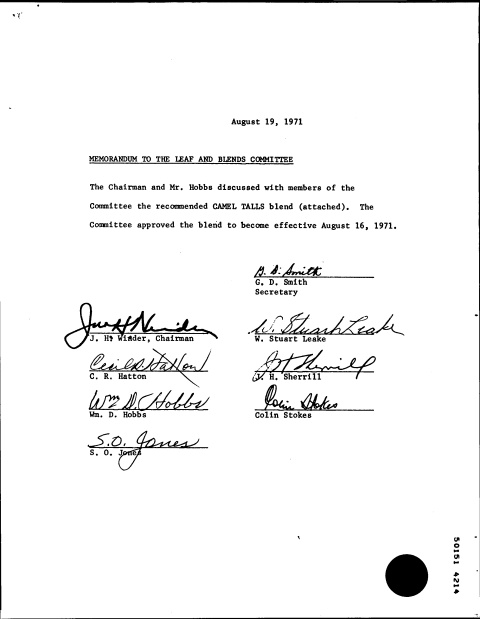
#> input picture tobacco_data_zhugy/tobacco_yolo_format1/images/agw39d00.jpg, 480 x 619 px, given as the content of the folder /content/drive/MyDrive/gan_signdata_kaggle/A/, which was not available
$ jupyter execute --allow-errors signatureCleaning.ipynb   (shell and % lines are left out)
#> lines starting #> are read from the running program, lines starting #| are printed output that depends on the picture; after the words box and inside, x2 and y2 are one past the last pixel; in counts of white or black regions, pixels touching at a corner belong together; pictures that were not available may be replaced by others from this repository, and a replacement may not be noted
[cell 1]
import cv2
import os
import numpy as np
import matplotlib as plt
import shutil, sys

[cell 2]
def add_random_straight_lines(image,height, width):

    num_lines = np.random.randint(1, 5) # number of lines to be added
    y0 = int(height/num_lines) # gap/width between each lines
    for i in range(num_lines):
        line_thickness = np.random.randint(1, 5)
        x1, x2 = 0, width # starting and ending x coordinates
        y = y0*(i+1) + np.random.randint(-0.05*height, 0.05*height) # y coordinate of line
        image = cv2.line(image, (x1, y), (x2, y), (0, 0, 0), thickness=line_thickness) #draw line
        prev_y = y
    return image
def add_random_text(image, height, width):

    closings = ['Sincerly', 'Regards', 'Yours truly', 'Best regards', 'Cordially']
    bottom_text = ['Amal Joseph', 'Steve Jobs', 'Larry Page', 'Paul Walker', 'Raja Ravi Varma', 'Katie Bouman', 'Ada Loveless']

    font = [cv2.FONT_HERSHEY_DUPLEX, cv2.FONT_HERSHEY_COMPLEX, cv2.FONT_HERSHEY_TRIPLEX, cv2.FONT_HERSHEY_COMPLEX_SMALL]
    y = np.random.randint(0.75*height, 1.02*height)
    x = np.random.randint(0.0005*width, 0.3*width)
    fontScale = np.random.random() + 0.7
    thickness = np.random.randint(1, 3)
    image = cv2.putText(image, np.random.choice(bottom_text), (x, y), np.random.choice(font), fontScale, (0, 0, 0), thickness, cv2.LINE_AA)
    return image
def process_image(image_path):

    image = cv2.imread(image_path)
    height, width, _ = image.shape
    image = add_random_text(image, height, width)
    image = add_random_straight_lines(image, height, width)
    return image

#> (a cell that did not finish here is left out)

[cell 4]
root_path = '/content/drive/MyDrive/gan_signdata_kaggle/images/'

for root, dirs, files in os.walk(root_path):
    for filename in files:
        shutil.move(os.path.join(root, filename), '/content/drive/MyDrive/gan_signdata_kaggle/A/')

[cell 5]
root_path = '/content/drive/MyDrive/gan_signdata_kaggle/A/'
for root, dirs, files in os.walk(root_path):
    for filename in files:
        image = process_image(os.path.join(root, filename))
#> in process_image, image is the input picture: shape (619, 480, 3); min 0, max 255, mean 244.5
#> in add_random_text, `image = cv2.putText(image, np.random.choice(bottom_text), (x, y), np.r..`:
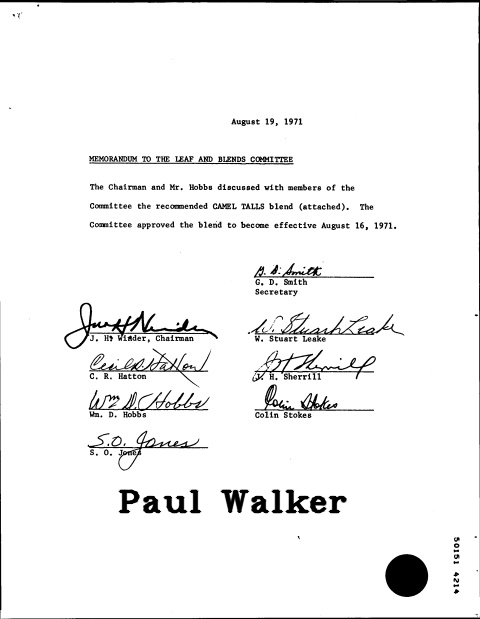
#> image: shape (619, 480, 3); 1% of pixels changed, all inside (x1, y1, x2, y2) = (118, 489, 348, 514)
#> the loop in add_random_straight_lines, `for i in range(num_lines):` made 2 passes
#> pass 1, in add_random_straight_lines, `image = cv2.line(image, (x1, y), (x2, y), (0, 0, 0), thickness=line_th..`:
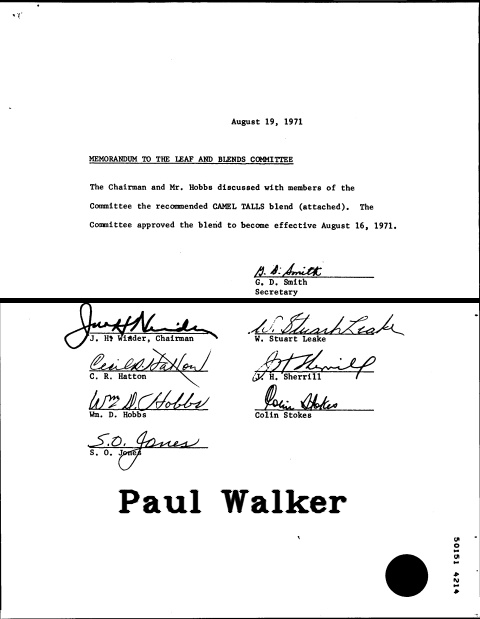
#> image: shape (619, 480, 3); 0.81% of pixels changed, all inside (x1, y1, x2, y2) = (0, 298, 480, 303)
        cv2.imwrite(f'/content/drive/MyDrive/gan_signdata_kaggle/B/{filename}', image)

[cell 6]
# splitting into train and test
root = '/content/drive/MyDrive/gan_signdata_kaggle/'
srcA_path = '/content/drive/MyDrive/gan_signdata_kaggle/A/'
srcB_path = '/content/drive/MyDrive/gan_signdata_kaggle/B/'

trainA_path = '/content/drive/MyDrive/gan_signdata_kaggle (copy)/trainA/'
testA_path = '/content/drive/MyDrive/gan_signdata_kaggle (copy)/testA/'


trainB_path = '/content/drive/MyDrive/gan_signdata_kaggle (copy)/trainB/'
testB_path = '/content/drive/MyDrive/gan_signdata_kaggle (copy)/testB/'

[cell 7]
def split_data(src_path, train_path, test_path, split_ratio):
    files = np.array(os.listdir(src_path))
    np.random.shuffle(files)
    split_index = int(split_ratio * len(files))
    testA = files[0:split_index]
    trainA = files[split_index:]
    [shutil.move(os.path.join(src_path, path), os.path.join(train_path, path)) for path in trainA]
    [shutil.move(os.path.join(src_path, path), os.path.join(test_path, path)) for path in testA]

split_data(srcA_path, trainA_path, testA_path, 0.1)
split_data(srcB_path, trainB_path, testB_path, 0.1)

#> (a cell that did not finish here is left out)

[cell 9]
from PIL import Image
import os, sys
size_images = dict()

for dirpath, _, filenames in os.walk(trainA_path):
    for path_image in filenames:
        image = os.path.abspath(os.path.join(dirpath, path_image))
        with Image.open(image) as img:
            width, heigth = img.size
#> width = 480; heigth = 619
            size_images[path_image] = {'width': width, 'heigth': heigth}
print(size_images)
#| {'agw39d00.jpg': {'width': 480, 'heigth': 619}}

[cell 10]
import os
im_size = 512
def make_square(image, min_size=512, fill_color=(255, 255, 255, 0)):
    ''' Resize image as a square with signature in the center and black(transparent) strips at top and bottom. '''
    x, y = image.size
    size = max(min_size, x, y)
    new_im = Image.new('RGBA', (size, size), fill_color)
    new_im.paste(image, (int((size - x) / 2), int((size - y) / 2)))
    new_im = new_im.resize((im_size, im_size))
    return new_im

def resize_images(path):
    ''' Function to resize the images to the ip format for gans. '''
    dirs = os.listdir(path)
    for item in dirs:
        if os.path.isfile(path+item):
            image = Image.open(path+item)
            image = make_square(image)
#> in make_square, `new_im.paste(image, (int((size - x) / 2), int((size - y) / 2)))`:
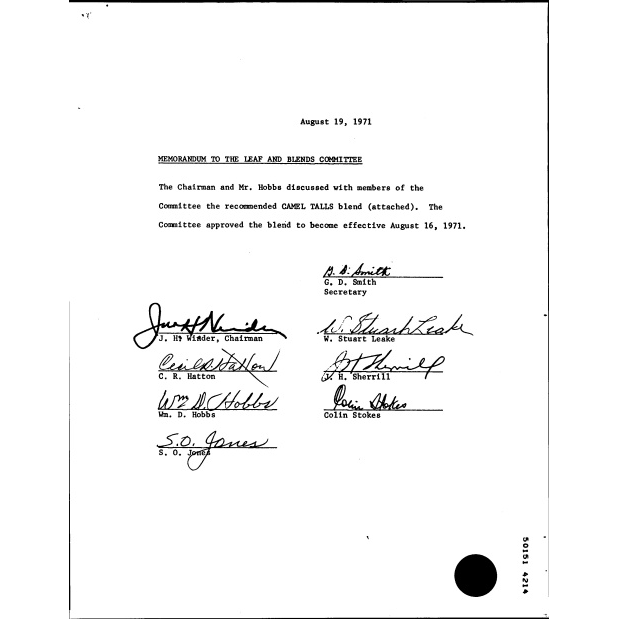
#> new_im: PIL image 619x619 RGBA; mean R, G, B, A 246.8, 246.8, 246.8, 197.7; transparent parts drawn white
#> in make_square, `new_im = new_im.resize((im_size, im_size))`:
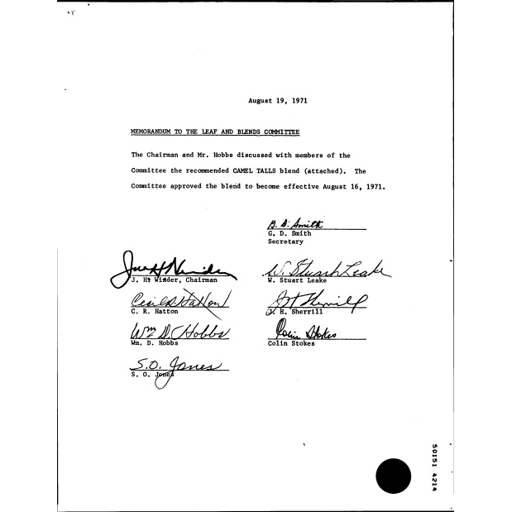
#> new_im: PIL image 512x512 RGBA; mean R, G, B, A 189.6, 189.6, 189.6, 197.7; transparent parts drawn white
            image.save(path+item)

resize_images(trainA_path)
resize_images(trainB_path)
resize_images(testA_path)
resize_images(testB_path)

$ run again, on tobacco_data_zhugy/tobacco_yolo_format1/images/oen75f00.jpg
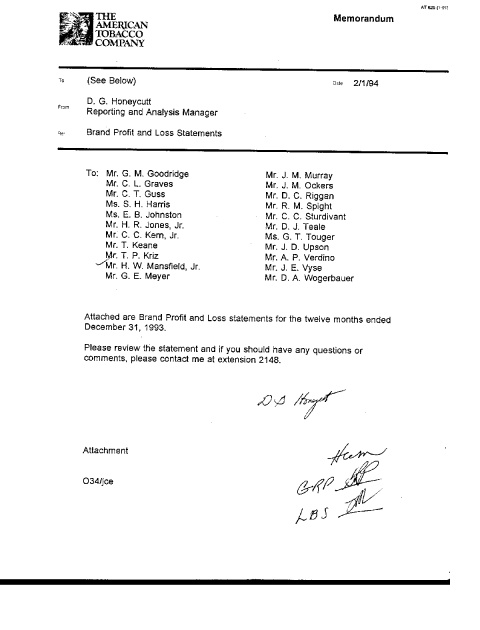
#> input picture tobacco_data_zhugy/tobacco_yolo_format1/images/oen75f00.jpg, 480 x 630 px, given as the content of the folder /content/drive/MyDrive/gan_signdata_kaggle/A/, which was not available
#> in process_image, image is the input picture: shape (630, 480, 3); min 0, max 255, mean 245.3
#> the loop in add_random_straight_lines, `for i in range(num_lines):` made 2 passes
#> pass 1, in add_random_straight_lines, `image = cv2.line(image, (x1, y), (x2, y), (0, 0, 0), thickness=line_th..`:
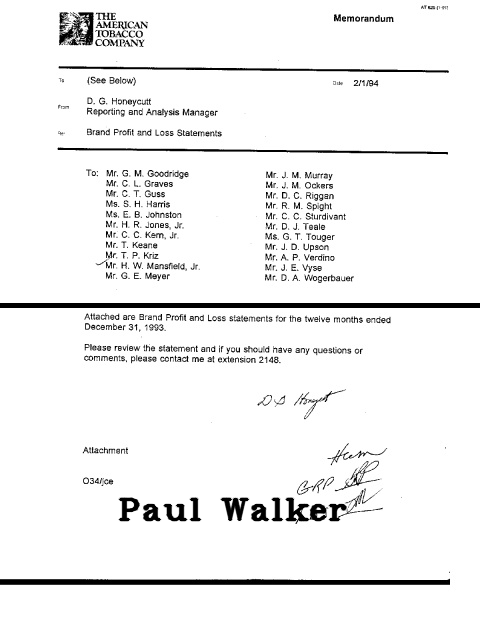
#> image: shape (630, 480, 3); min 0, max 255, mean 241.5
#| {'oen75f00.jpg': {'width': 480, 'heigth': 630}}
#> in make_square, `new_im = new_im.resize((im_size, im_size))`:
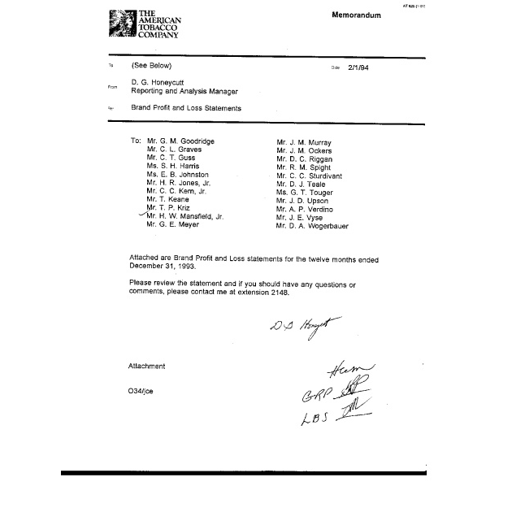
#> new_im: PIL image 512x512 RGBA; mean R, G, B, A 187.7, 187.7, 187.7, 194.3; transparent parts drawn white

$ run again, on tobacco_data_zhugy/tobacco_yolo_format1/images/qxf80f00-page01_1.jpg
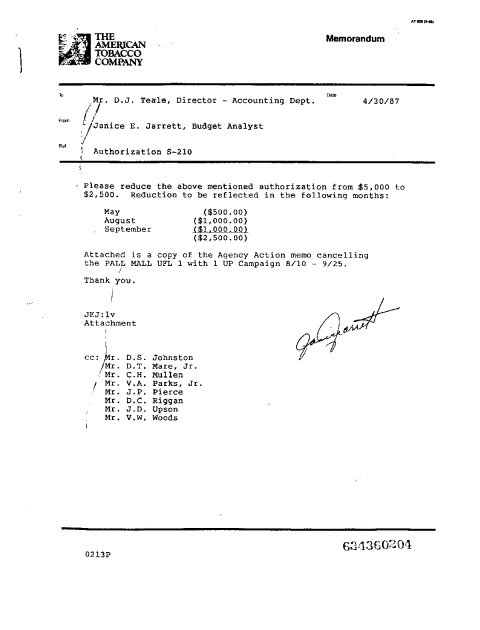
#> input picture tobacco_data_zhugy/tobacco_yolo_format1/images/qxf80f00-page01_1.jpg, 480 x 630 px, given as the content of the folder /content/drive/MyDrive/gan_signdata_kaggle/A/, which was not available
#> in process_image, image is the input picture: shape (630, 480, 3); min 0, max 255, mean 247.6
#> the loop in add_random_straight_lines, `for i in range(num_lines):` made 2 passes
#> pass 1, in add_random_straight_lines, `image = cv2.line(image, (x1, y), (x2, y), (0, 0, 0), thickness=line_th..`:
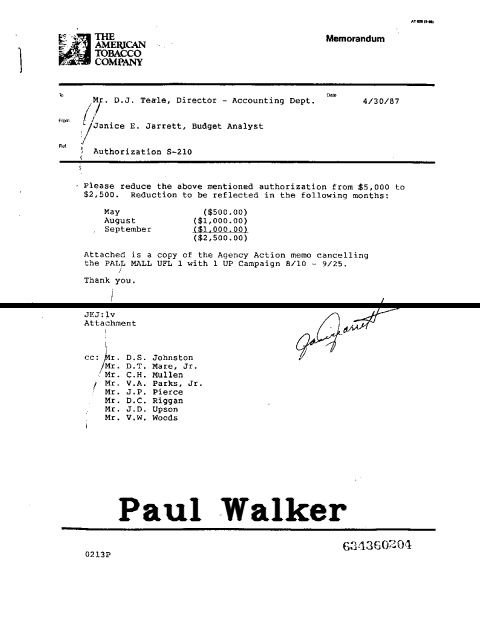
#> image: shape (630, 480, 3); min 0, max 255, mean 243.8
#| {'qxf80f00-page01_1.jpg': {'width': 480, 'heigth': 630}}
#> in make_square, `new_im.paste(image, (int((size - x) / 2), int((size - y) / 2)))`:
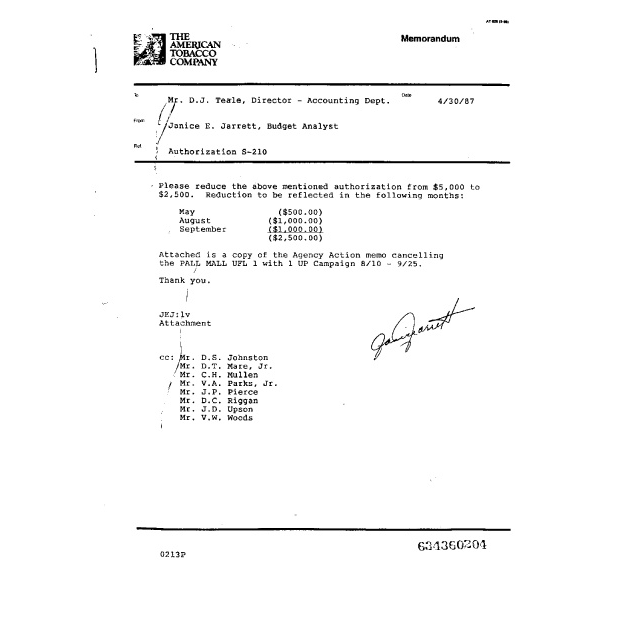
#> new_im: PIL image 630x630 RGBA; mean R, G, B, A 249.4, 249.4, 249.4, 194.3; transparent parts drawn white
